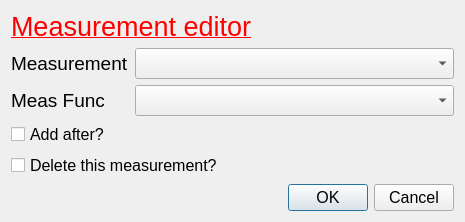
<?xml version="1.0" encoding="UTF-8"?>
<ui version="4.0">
 <class>Dialog</class>
 <widget class="QDialog" name="Dialog">
  <property name="geometry">
   <rect>
    <x>0</x>
    <y>0</y>
    <width>465</width>
    <height>157</height>
   </rect>
  </property>
  <property name="windowTitle">
   <string>Dialog</string>
  </property>
  <layout class="QVBoxLayout" name="verticalLayout">
   <item>
    <widget class="QLabel" name="label_2">
     <property name="text">
      <string>&lt;html&gt;&lt;head/&gt;&lt;body&gt;&lt;p&gt;&lt;span style=&quot; font-size:20pt; text-decoration: underline; color:#ff0000;&quot;&gt;Measurement editor&lt;/span&gt;&lt;/p&gt;&lt;/body&gt;&lt;/html&gt;</string>
     </property>
    </widget>
   </item>
   <item>
    <layout class="QFormLayout" name="formLayout">
     <item row="0" column="0">
      <widget class="QLabel" name="label">
       <property name="font">
        <font>
         <family>Arial</family>
         <pointsize>14</pointsize>
         <weight>50</weight>
         <bold>false</bold>
        </font>
       </property>
       <property name="text">
        <string>Measurement</string>
       </property>
      </widget>
     </item>
     <item row="0" column="1">
      <widget class="QComboBox" name="MeasInst">
       <property name="font">
        <font>
         <family>Arial</family>
         <pointsize>14</pointsize>
         <weight>50</weight>
         <italic>false</italic>
         <bold>false</bold>
        </font>
       </property>
       <property name="styleSheet">
        <string notr="true">font: 14pt &quot;Arial&quot;;</string>
       </property>
      </widget>
     </item>
     <item row="1" column="0">
      <widget class="QLabel" name="label_4">
       <property name="font">
        <font>
         <family>Arial</family>
         <pointsize>14</pointsize>
         <weight>50</weight>
         <bold>false</bold>
        </font>
       </property>
       <property name="text">
        <string>Meas Func</string>
       </property>
      </widget>
     </item>
     <item row="1" column="1">
      <widget class="QComboBox" name="MeasFunc">
       <property name="font">
        <font>
         <family>Arial</family>
         <pointsize>14</pointsize>
         <weight>50</weight>
         <italic>false</italic>
         <bold>false</bold>
        </font>
       </property>
       <property name="styleSheet">
        <string notr="true">font: 14pt &quot;Arial&quot;;</string>
       </property>
      </widget>
     </item>
    </layout>
   </item>
   <item>
    <widget class="QCheckBox" name="AddAfter">
     <property name="font">
      <font>
       <family>Arial</family>
       <pointsize>12</pointsize>
      </font>
     </property>
     <property name="text">
      <string>Add after?</string>
     </property>
    </widget>
   </item>
   <item>
    <widget class="QCheckBox" name="Delete">
     <property name="font">
      <font>
       <family>Arial</family>
       <pointsize>12</pointsize>
      </font>
     </property>
     <property name="text">
      <string>Delete this measurement?</string>
     </property>
    </widget>
   </item>
   <item>
    <widget class="QDialogButtonBox" name="buttonBox">
     <property name="font">
      <font>
       <family>Arial</family>
       <pointsize>12</pointsize>
      </font>
     </property>
     <property name="orientation">
      <enum>Qt::Horizontal</enum>
     </property>
     <property name="standardButtons">
      <set>QDialogButtonBox::Cancel|QDialogButtonBox::Ok</set>
     </property>
    </widget>
   </item>
  </layout>
 </widget>
 <resources/>
 <connections>
  <connection>
   <sender>buttonBox</sender>
   <signal>accepted()</signal>
   <receiver>Dialog</receiver>
   <slot>accept()</slot>
   <hints>
    <hint type="sourcelabel">
     <x>248</x>
     <y>254</y>
    </hint>
    <hint type="destinationlabel">
     <x>157</x>
     <y>274</y>
    </hint>
   </hints>
  </connection>
  <connection>
   <sender>buttonBox</sender>
   <signal>rejected()</signal>
   <receiver>Dialog</receiver>
   <slot>reject()</slot>
   <hints>
    <hint type="sourcelabel">
     <x>316</x>
     <y>260</y>
    </hint>
    <hint type="destinationlabel">
     <x>286</x>
     <y>274</y>
    </hint>
   </hints>
  </connection>
 </connections>
</ui>
